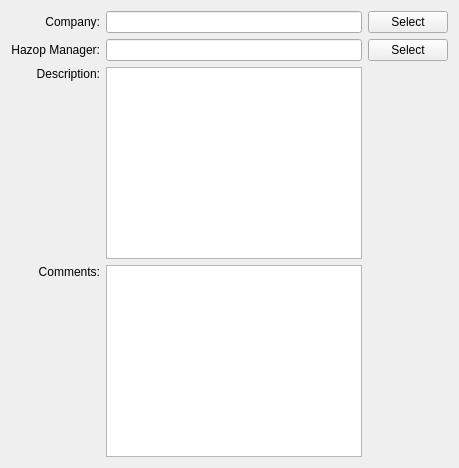
           <widget class="QWidget" name="summaryPage">
            <layout class="QGridLayout" name="gridLayout_6" rowstretch="1,1,0,0,0,0,0" columnstretch="1,5,1,0,0">
             <item row="0" column="0">
              <widget class="QLabel" name="label">
               <property name="text">
                <string>Company:</string>
               </property>
               <property name="alignment">
                <set>Qt::AlignRight|Qt::AlignTrailing|Qt::AlignVCenter</set>
               </property>
              </widget>
             </item>
             <item row="2" column="1">
              <widget class="QTextBrowser" name="descriptionText">
               <property name="readOnly">
                <bool>false</bool>
               </property>
               <property name="html">
                <string>&lt;!DOCTYPE HTML PUBLIC &quot;-//W3C//DTD HTML 4.0//EN&quot; &quot;http://www.w3.org/TR/REC-html40/strict.dtd&quot;&gt;
&lt;html&gt;&lt;head&gt;&lt;meta name=&quot;qrichtext&quot; content=&quot;1&quot; /&gt;&lt;meta charset=&quot;utf-8&quot; /&gt;&lt;style type=&quot;text/css&quot;&gt;
p, li { white-space: pre-wrap; }
&lt;/style&gt;&lt;/head&gt;&lt;body style=&quot; font-family:'Noto Sans'; font-size:10pt; font-weight:400; font-style:normal;&quot;&gt;
&lt;p style=&quot;-qt-paragraph-type:empty; margin-top:0px; margin-bottom:0px; margin-left:0px; margin-right:0px; -qt-block-indent:0; text-indent:0px;&quot;&gt;&lt;br /&gt;&lt;/p&gt;&lt;/body&gt;&lt;/html&gt;</string>
               </property>
              </widget>
             </item>
             <item row="0" column="1">
              <widget class="QLineEdit" name="companyLineEdit"/>
             </item>
             <item row="1" column="1">
              <widget class="QLineEdit" name="managerLineEdit"/>
             </item>
             <item row="1" column="0">
              <widget class="QLabel" name="label_2">
               <property name="text">
                <string>Hazop Manager:</string>
               </property>
               <property name="alignment">
                <set>Qt::AlignRight|Qt::AlignTrailing|Qt::AlignVCenter</set>
               </property>
              </widget>
             </item>
             <item row="3" column="1">
              <widget class="QTextBrowser" name="commentsText">
               <property name="readOnly">
                <bool>false</bool>
               </property>
               <property name="html">
                <string>&lt;!DOCTYPE HTML PUBLIC &quot;-//W3C//DTD HTML 4.0//EN&quot; &quot;http://www.w3.org/TR/REC-html40/strict.dtd&quot;&gt;
&lt;html&gt;&lt;head&gt;&lt;meta name=&quot;qrichtext&quot; content=&quot;1&quot; /&gt;&lt;meta charset=&quot;utf-8&quot; /&gt;&lt;style type=&quot;text/css&quot;&gt;
p, li { white-space: pre-wrap; }
&lt;/style&gt;&lt;/head&gt;&lt;body style=&quot; font-family:'Noto Sans'; font-size:10pt; font-weight:400; font-style:normal;&quot;&gt;
&lt;p style=&quot;-qt-paragraph-type:empty; margin-top:0px; margin-bottom:0px; margin-left:0px; margin-right:0px; -qt-block-indent:0; text-indent:0px;&quot;&gt;&lt;br /&gt;&lt;/p&gt;&lt;/body&gt;&lt;/html&gt;</string>
               </property>
              </widget>
             </item>
             <item row="2" column="0">
              <widget class="QLabel" name="label_3">
               <property name="text">
                <string>Description:</string>
               </property>
               <property name="alignment">
                <set>Qt::AlignRight|Qt::AlignTop|Qt::AlignTrailing</set>
               </property>
              </widget>
             </item>
             <item row="3" column="0">
              <widget class="QLabel" name="label_4">
               <property name="text">
                <string>Comments:</string>
               </property>
               <property name="alignment">
                <set>Qt::AlignRight|Qt::AlignTop|Qt::AlignTrailing</set>
               </property>
              </widget>
             </item>
             <item row="1" column="2">
              <widget class="QPushButton" name="managerSelectButton">
               <property name="text">
                <string>Select</string>
               </property>
              </widget>
             </item>
             <item row="0" column="2">
              <widget class="QPushButton" name="companySelectButton">
               <property name="text">
                <string>Select</string>
               </property>
              </widget>
             </item>
            </layout>
           </widget>
